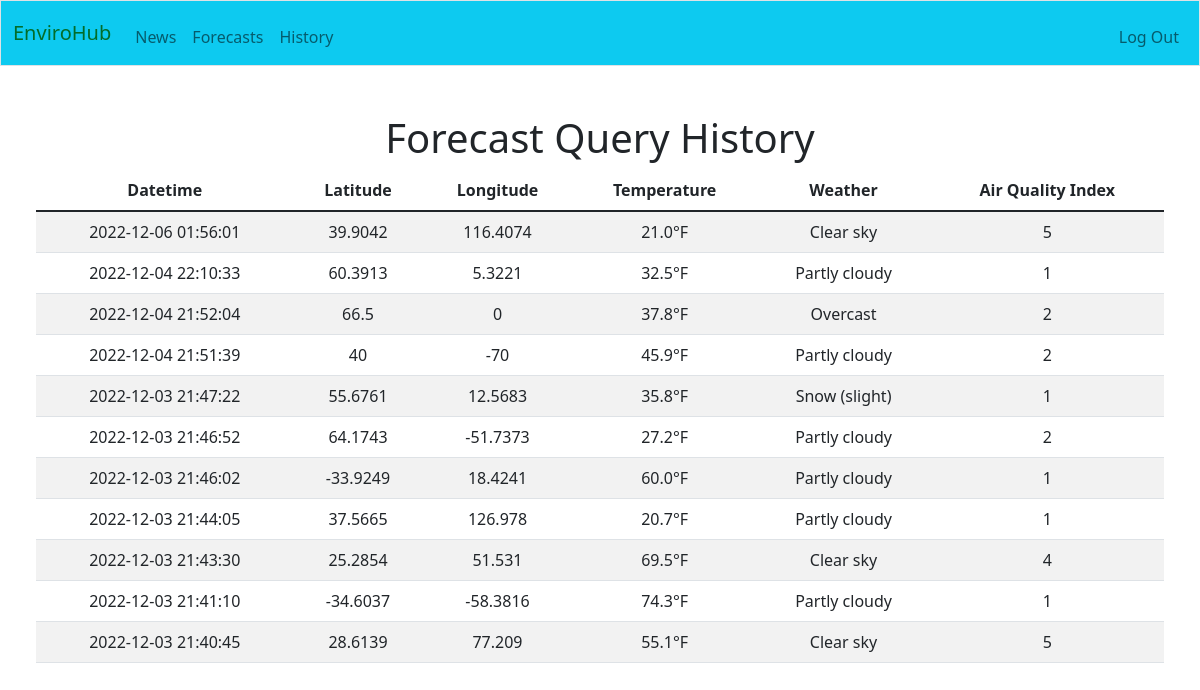
/history (signed in), run on an earlier commit of the app's database.
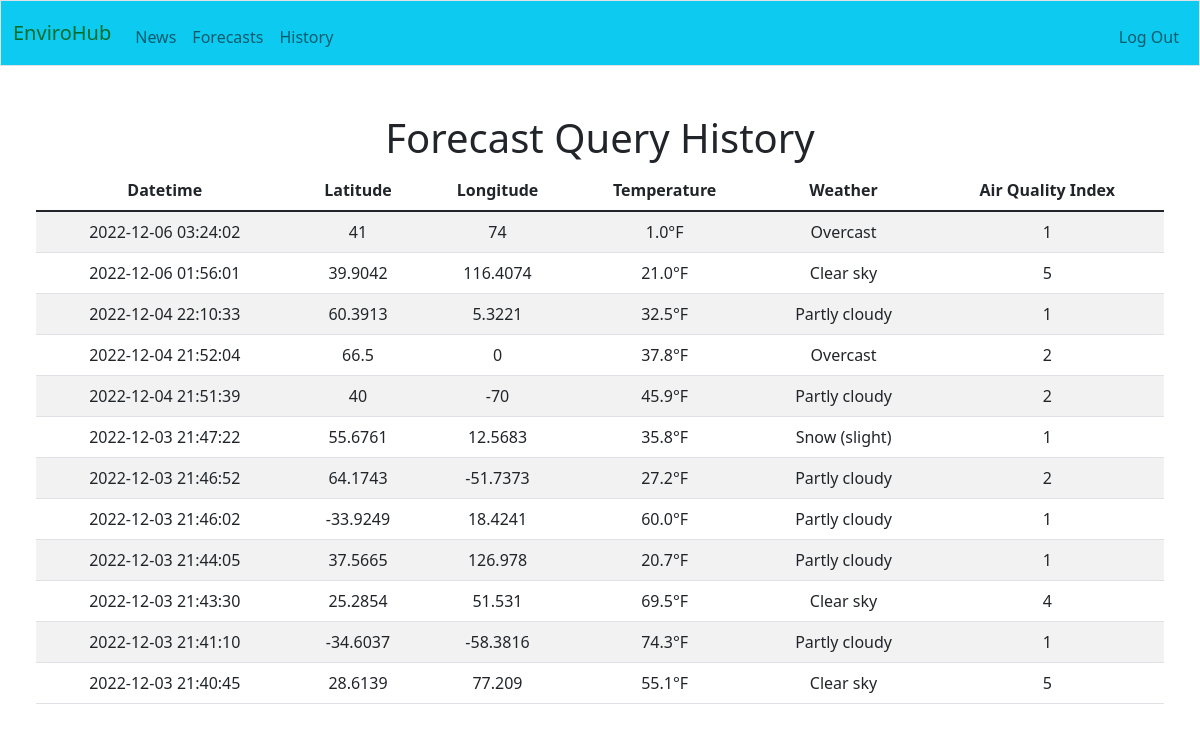
And on a later commit of the database.
### tables this page shows
CREATE TABLE fc_history (
    user_id INTEGER,
    datetime TIMESTAMP NOT NULL DEFAULT CURRENT_TIMESTAMP,
    lat NUMERIC NOT NULL,
    lon NUMERIC NOT NULL,
    temp NUMERIC NOT NULL,
    weather TEXT NOT NULL,
    aqi INTEGER NOT NULL,
    FOREIGN KEY(user_id) REFERENCES users(id)
);

### app.py (the view)
@app.route("/history", methods=["GET"])
@login_required
def history():
    user_id = session.get("user_id")
    conn = get_db_connection()
    cur = conn.cursor()
    fc_history = cur.execute("SELECT datetime, lat, lon, temp, weather, aqi FROM fc_history WHERE user_id = ? ORDER BY datetime DESC", (user_id,)).fetchall()
    conn.commit()
    conn.close()
    return render_template('history.html', data=fc_history)

### app.py (called while the page is built)
def get_db_connection():
    conn = sqlite3.connect('envirohub.db')
    conn.row_factory = sqlite3.Row
    return conn

### config.py (called while the page is built)
def login_required(f):
    @wraps(f)
    def decorated_function(*args, **kwargs):
        if session.get("user_id") is None:
            return redirect("/login")
        return f(*args, **kwargs)
    return decorated_function

### templates/history.html (shortened to what this page needs)
{% extends "layout.html" %}
{% block main %}
    <div class="container-fluid px-4">
        <h1>Forecast Query History</h1>
        <table class="table table-striped">
            <thead>
                <tr>
                    <th scope="col">Datetime</th>
                    <th scope="col">Latitude</th>
                    <th scope="col">Longitude</th>
                    <th scope="col">Temperature</th>
                    <th scope="col">Weather</th>
                    <th scope="col">Air Quality Index</th>
                </tr>
            </thead>
            <tbody>
                {% for row in data %}
                <tr>
                    <td>{{ row['datetime']}} </td>
                    <td>{{ row['lat']}} </td>
                    <td>{{ row['lon']}} </td>
                    <td>{{ row['temp']}} </td>
                    <td>{{ row['weather']}} </td>
                    <td>{{ row['aqi']}} </td>
                </tr>
                {% endfor %}
            </tbody>
        </table>
    </div>
{% endblock %}

### templates/layout.html (shortened to what this page needs)
<!DOCTYPE html>
<html lang="en">
    <head>
        <link href="https://cdn.jsdelivr.net/npm/bootstrap@5.1.3/dist/css/bootstrap.min.css" rel="stylesheet">
        <link href="https://cdn.jsdelivr.net/npm/simple-datatables@latest/dist/style.css" rel="stylesheet" />
        <link href="/static/styles.css" rel="stylesheet">
    </head>
    <body>
        <nav class="border navbar navbar-expand-md navbar-light bg-info">
            <div class="container-fluid">
                <a class="navbar-brand" href="/">EnviroHub</a>
                <div class="collapse navbar-collapse" id="navbar">
                    {% if session["user_id"] %}
                        <ul class="navbar-nav me-auto mt-2">
                            <li class="nav-item"><a class="nav-link" href="/news">News</a></li>
                            <li class="nav-item"><a class="nav-link" href="/forecasts">Forecasts</a></li>
                            <li class="nav-item"><a class="nav-link" href="/history">History</a></li>
                        </ul>
                        <ul class="navbar-nav ms-auto mt-2">
                            <li class="nav-item"><a class="nav-link" href="/logout">Log Out</a></li>
                        </ul>
                    {% else %}
                        <ul class="navbar-nav ms-auto mt-2">
                            <li class="nav-item"><a class="nav-link" href="/register">Register</a></li>
                            <li class="nav-item"><a class="nav-link" href="/login">Log In</a></li>
                        </ul>
                    {% endif %}
                </div>
            </div>
        </nav>
        <main class="container-fluid py-5 text-center">
            {% block main %}{% endblock %}
        </main>
    </body>
</html>

What changed in the data, as far as the page shows it:
added fc_history: datetime "2022-12-06 03:24:02", lat "41", lon "74", temp "1.0°F", weather "Overcast", aqi "1"
